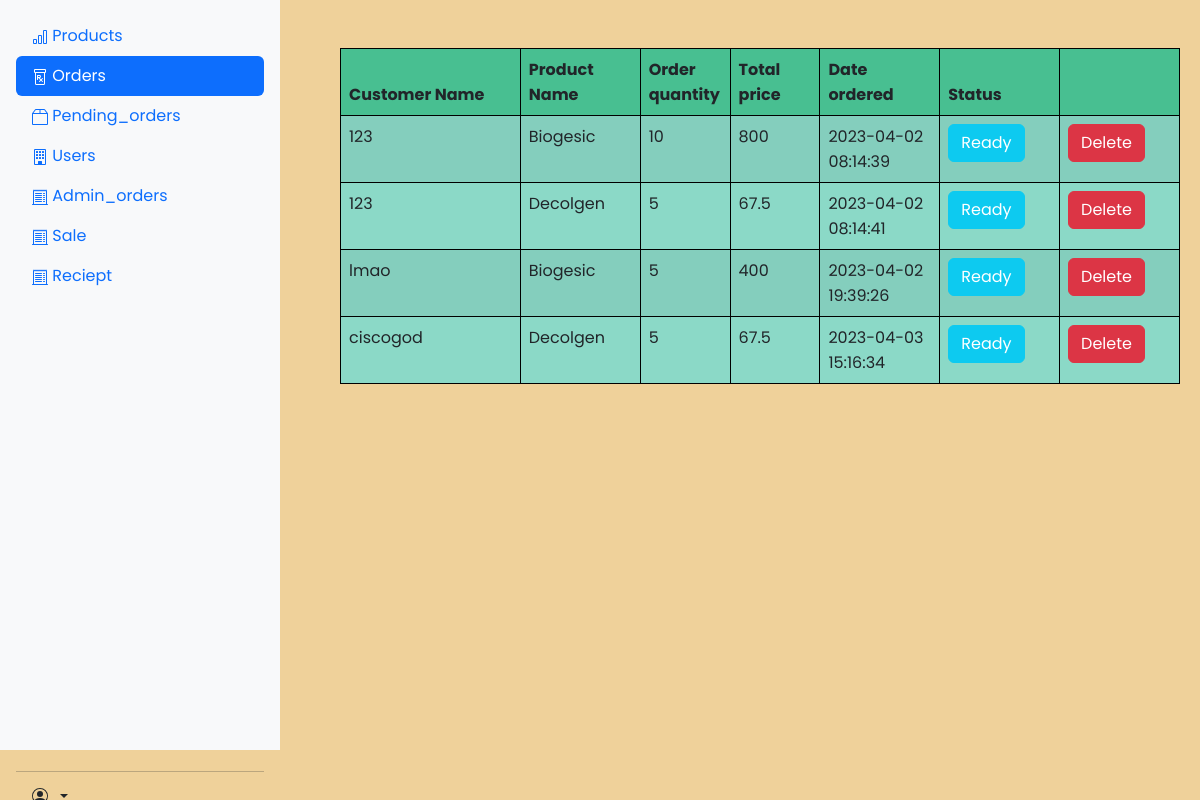
/admin_orders.php, run on an earlier commit of the app's database.
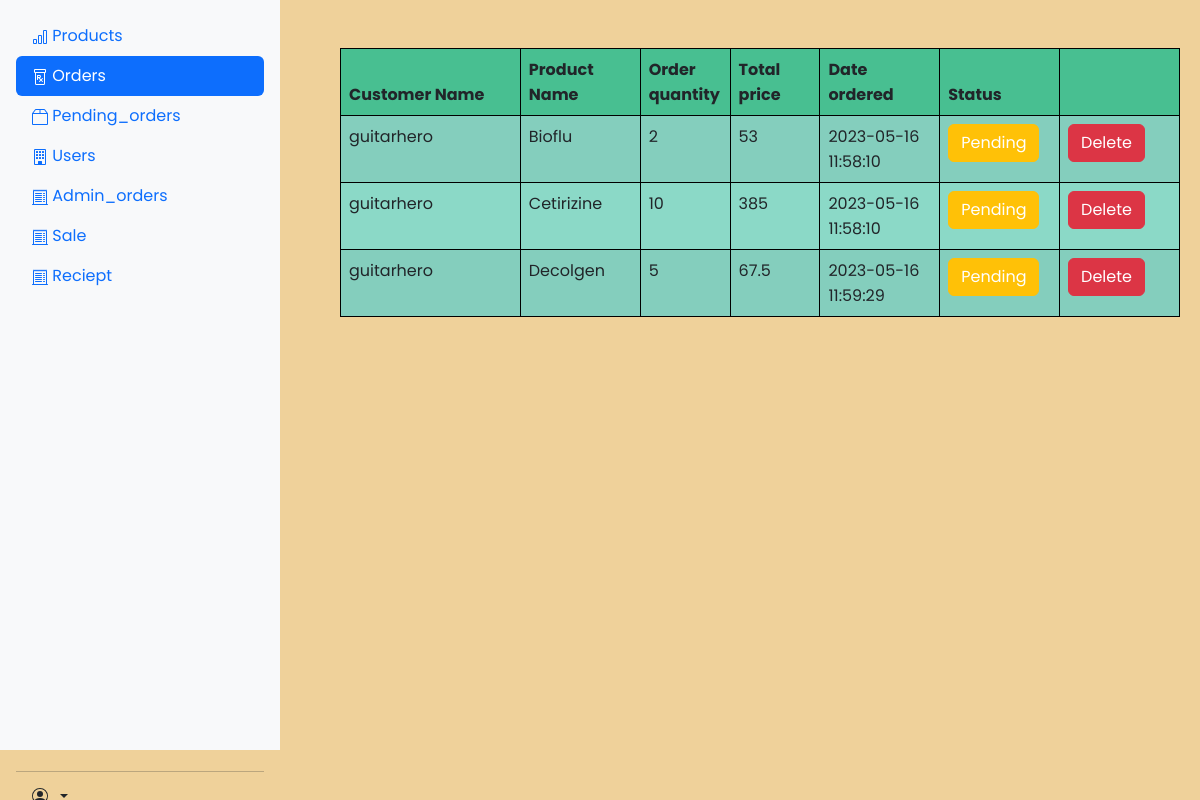
And on a later commit of the database.
### tables this page shows
CREATE TABLE `orders` (
  `orders_id` int(11) NOT NULL,
  `product_id` int(11) NOT NULL,
  `users_id` int(11) NOT NULL,
  `order_quantity` int(11) NOT NULL,
  `total_price` float NOT NULL,
  `date_ordered` datetime NOT NULL,
  `status` enum('Partial','Pending','Ready') NOT NULL DEFAULT 'Partial'
);

CREATE TABLE `users` (
  `id` int(10) NOT NULL,
  `email` varchar(50) NOT NULL,
  `username` varchar(50) NOT NULL,
  `password` varchar(250) NOT NULL,
  `registration` timestamp NOT NULL DEFAULT current_timestamp(),
  `usertype` enum('Customer','Admin') DEFAULT 'Customer'
);

CREATE TABLE `products` (
  `product_id` int(11) NOT NULL,
  `name` varchar(250) NOT NULL,
  `description` varchar(250) NOT NULL,
  `quantity` int(11) NOT NULL,
  `availability` enum('Available','Unavailable') NOT NULL DEFAULT 'Unavailable',
  `product_price` float NOT NULL
);

### admin_orders.php (the view, shortened to what this page needs)
<?php
include("sidenav.php");
$host = "localhost";
$user = "root";
$pass = "";
$db = "pharmacy_inventory_db";
$conn = mysqli_connect($host, $user, $pass, $db);
$pending = "Pending";
$ready = "Ready";
$sql = "SELECT `orders_id`, `product_id`, `users_id`, `order_quantity`, `total_price`, `date_ordered`, `status` FROM `orders` WHERE `status` = '$pending' OR `status` = '$ready'";
$result = $conn->query($sql);
?>
<!DOCTYPE html>
<html lang="en">
<head>
    <link rel="stylesheet" href="css\style(code).css" />
    <link href="css/bootstrap.min.css" rel="stylesheet">
    <link rel="stylesheet" href="https://cdnjs.cloudflare.com/ajax/libs/font-awesome/5.15.4/css/all.min.css" />
</head>
<body>
    <br><br>
    <table class="table table-striped" style="width: 70%; margin-left: 340px;">
        <thead>
            <tr>
                <th scope="col" style="width: 15%">Customer Name</th>
                <th scope="col" style="width: 10%">Product Name</th>
                <th scope="col" style="width: 7.5%">Order quantity</th>
                <th scope="col" style="width: 7.5%">Total price</th>
                <th scope="col" style="width: 10%">Date ordered</th>
                <th scope="col" style="width: 10%">Status</th>
                <th scope="col" style="width: 10%"></th>
            </tr>
        </thead>
        <tbody>
            <?php
            if ($result->num_rows > 0) {
                while ($row = $result->fetch_assoc()) {
                    $temp = $row["product_id"];
                    $pname_query = "SELECT `name` FROM `products` WHERE `product_id` = $temp";
                    $pname_result = $conn->query($pname_query);
                    $pname_row = $pname_result->fetch_assoc();
                    $pname = $pname_row['name'];
                    $temp2 = $row["users_id"];
                    $uname_query = "SELECT `username` FROM `users` WHERE `id` = $temp2";
                    $uname_result = $conn->query($uname_query);
                    $uname_row = $uname_result->fetch_assoc();
                    $uname = $uname_row['username'];
                    echo "<tr>
        <form action='" . $_SERVER['PHP_SELF'] . "' method='POST'>
        <td>" . $uname . "</td>
        <td>" . $pname . "</td>
        <td>" . $row["order_quantity"] . "</td>
        <td>" . $row["total_price"] . "</td>
        <td>" . $row["date_ordered"] . "</td>
        <td>";
                    if ($row["status"] == "Ready") {
                        echo "<button type='submit' class='btn btn-info' style='color:#FFF;' name='ready' value='" . $row["orders_id"] . "'>Ready</button>";
                    } else {
                        echo "<button type='submit' class='btn btn-warning' style='color:#FFF;' name='pending' value='" . $row["orders_id"] . "'>Pending</button>";
                    }
                    echo "</td>
        <td>
        <input type='hidden' name='orders_id' value='" . $row["orders_id"] . "'>
        <button type='submit' class='btn btn-danger' name='delete' value='" . $row["orders_id"] . "'>Delete</button></td>
        </form>
        </tr>";
                }
            } else {
                echo "<tr><td colspan='8' style='text-align:center;'>No products available</td></tr>";
            }
            ?>
    </table>
</body>
</html>

### sidenav.php (shortened to what this page needs)
<div class="flex-column p-3 bg-light" style="width: 280px; height: 750px; position:absolute;">
    <ul class="nav nav-pills flex-column" style="margin-bottom: 475px;">
        <li class="nav-item">
            <a class="nav-link" href="product.php">
                Products</a>
        </li>
        <li class="nav-item">
            <a class="nav-link active" aria-current="page" href="orders.php">
                Orders</a>
        </li>
        <li class="nav-item">
            <a class="nav-link" href="pending_orders.php">
                Pending_orders</a>
        </li>
        <li class="nav-item">
            <a class="nav-link" href="users.php">
                Users</a>
        </li>
        <li class="nav-item">
            <a class="nav-link" href="admin_orders.php">
                Admin_orders</a>
        </li>
        <li class="nav-item">
            <a class="nav-link" href="sales.php">
                Sale</a>
        </li>
        <li class="nav-item">
            <a class="nav-link" href="reciept.php">
                Reciept</a>
        </li>
    </ul>
    <hr>
    <div class="dropdown m-3">
        <a href="#" class="d-flex align-items-center link-dark text-decoration-none dropdown-toggle" id="dropdownUser" data-bs-toggle="dropdown" aria-expanded="false">
        </a>
    </div>
</div>

### css/style(code).css (style rules this page uses)
* { margin: 0; padding: 0; font-family: "Poppins", sans-serif; }
body { background: linear-gradient(to bottom, rgba(239, 209, 154, 1) 0%, rgba(239, 209, 154, 1) 100%); }
table { position: relative; background-color: #8BD9C7; margin-left:auto; margin-right:auto; border-collapse: collapse; table-layout: fixed; margin: 0 auto; }
thead { background-color: #48BF91; }

### admin_orders.php (style rules this page uses)
th, td { border: 1px solid black; padding: 8px; text-align: left; }

What changed in the data, as far as the page shows it:
removed orders: users.username "123", product.name "Biogesic", order_quantity "10", total_price "800", date_ordered "2023-04-02 08:14:39", $row["orders_id"] 162 (drawn)
removed orders: users.username "123", product.name "Decolgen", order_quantity "5", total_price "67.5", date_ordered "2023-04-02 08:14:41", $row["orders_id"] 163 (drawn)
removed orders: users.username "lmao", product.name "Biogesic", order_quantity "5", total_price "400", date_ordered "2023-04-02 19:39:26", $row["orders_id"] 178 (drawn)
removed orders: users.username "ciscogod", product.name "Decolgen", order_quantity "5", total_price "67.5", date_ordered "2023-04-03 15:16:34", $row["orders_id"] 182 (drawn)
added orders: users.username "guitarhero", product.name "Bioflu", order_quantity "2", total_price "53", date_ordered "2023-05-16 11:58:10", $row["orders_id"] 223 (drawn)
added orders: users.username "guitarhero", product.name "Cetirizine", order_quantity "10", total_price "385", date_ordered "2023-05-16 11:58:10", $row["orders_id"] 224 (drawn)
added orders: users.username "guitarhero", product.name "Decolgen", order_quantity "5", total_price "67.5", date_ordered "2023-05-16 11:59:29", $row["orders_id"] 231 (drawn)
